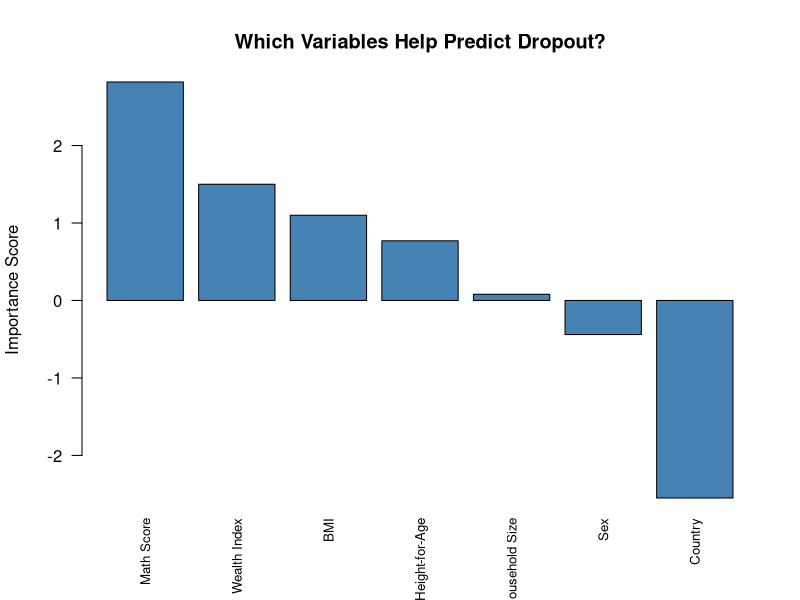
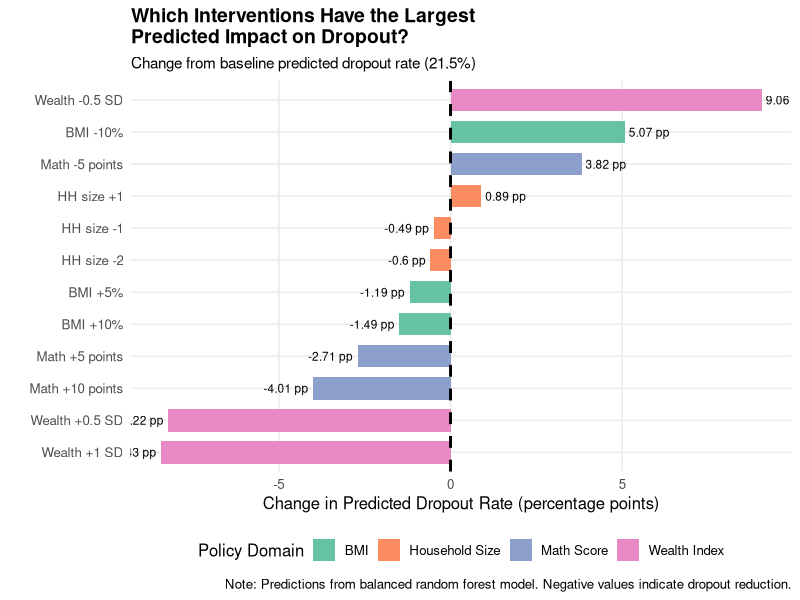

R code for these plots, in order:
## ---- chunk 1
#| label: setup
#| echo: false
#| output: false

library(readr)
library(dplyr)
library(ggplot2)
library(knitr)
library(randomForest)
library(tidyr)
library(patchwork)

data <- read_csv("young_lives_dropout_r3_r4.csv", show_col_types = FALSE)
## ---- chunk 2
#| label: sample-summary
#| echo: false
#| tbl-cap: "Sample Composition and Attrition by Country"

attrition_summary <- data %>%
  group_by(country) %>%
  summarise(
    Round_3_Total = n(),
    Round_4_Available = sum(!is.na(enrolled_r4)),
    Missing_R4 = sum(is.na(enrolled_r4)),
    Attrition_Pct = paste0(round(Missing_R4 / Round_3_Total * 100, 1), "%")
  )


combined <- data %>%
  summarise(
    country = "Combined",
    Round_3_Total = n(),
    Round_4_Available = sum(!is.na(enrolled_r4)),
    Missing_R4 = sum(is.na(enrolled_r4)),
    Attrition_Pct = paste0(round(Missing_R4 / Round_3_Total * 100, 1), "%")
  )

attrition_summary <- bind_rows(attrition_summary, combined)

kable(attrition_summary, 
      col.names = c("Country", "Round 3 Total", "Round 4 Available", 
                    "Missing Round 4", "Attrition Rate"),
      align = c("l", "r", "r", "r", "r"))
## ---- chunk 3
#| label: dropout-rates
#| echo: false
#| tbl-cap: "Dropout Rates in Analytical Sample"

# only complete cases (analytical sample)
model_data <- data %>%
  filter(!is.na(dropout), !is.na(bmi), !is.na(hhsize), 
         !is.na(wi), !is.na(math), !is.na(zhfa), !is.na(sex))

# Dropout by country
dropout_summary <- model_data %>%
  group_by(country) %>%
  summarise(
    Sample_Size = n(),
    Dropouts = sum(dropout == 1),
    Dropout_Rate = paste0(round(mean(dropout) * 100, 2), "%")
  )

combined <- model_data %>%
  summarise(
    country = "Combined",
    Sample_Size = n(),
    Dropouts = sum(dropout == 1),
    Dropout_Rate = paste0(round(mean(dropout) * 100, 2), "%")
  )

dropout_summary <- bind_rows(dropout_summary, combined)

kable(dropout_summary,
      col.names = c("Country", "Sample Size", "Dropouts", "Dropout Rate"),
      align = c("l", "r", "r", "r"))
## ---- chunk 4
#| label: descriptive-stats
#| echo: false
#| tbl-cap: "Descriptive Statistics for Predictor Variables"

desc_stats <- model_data %>%
  select(bmi, hhsize, wi, math, zhfa) %>%
  pivot_longer(everything(), names_to = "Variable", values_to = "Value") %>%
  group_by(Variable) %>%
  summarise(
    N = n(),
    Mean = round(mean(Value, na.rm = TRUE), 2),
    SD = round(sd(Value, na.rm = TRUE), 2),
    Min = round(min(Value, na.rm = TRUE), 2),
    Median = round(median(Value, na.rm = TRUE), 2),
    Max = round(max(Value, na.rm = TRUE), 2)
  )

# renaming variables
desc_stats$Variable <- c("BMI", "Household Size", "Math Score", 
                         "Wealth Index", "Height-for-Age Z-Score")


kable(desc_stats)
## ---- chunk 5

#| label: missing-data
#| echo: false
#| tbl-cap: "Missing Data on Predictor Variables"

missing_summary <- data %>%
  summarise(
    BMI = sum(is.na(bmi)),
    `Household Size` = sum(is.na(hhsize)),
    `Wealth Index` = sum(is.na(wi)),
    `Math Score` = sum(is.na(math)),
    `Height-for-Age Z-Score` = sum(is.na(zhfa))
  ) %>%
  pivot_longer(everything(), names_to = "Variable", values_to = "Missing") %>%
  mutate(
    Total = nrow(data),
    Missing_Pct = round(Missing / Total * 100, 1)
  )

kable(missing_summary, 
      col.names = c("Variable", "Missing (N)", "Total", "Missing (%)"))

## ---- chunk 6
#| label: logit-setup
#| echo: true

analysis_df <- model_data %>%
  filter(!is.na(dropout)) %>%
  mutate(
    dropout = factor(dropout, levels = c(0, 1)),
    country = factor(country),
    sex = factor(sex)
  )
## ---- chunk 7
#| label: logit-model1
#| echo: true

logit_m1 <- glm(
  dropout ~ zhfa + bmi,
  data = analysis_df,
  family = binomial
)

summary(logit_m1)
## ---- chunk 8
#| label: logit-model2
#| echo: true

logit_m2 <- glm(
  dropout ~ zhfa + bmi + math,
  data = analysis_df,
  family = binomial
)

summary(logit_m2)
## ---- chunk 9
#| label: logit-model3
#| echo: true

logit_m3 <- glm(
  dropout ~ zhfa + bmi + math + wi + hhsize + sex + country,
  data = analysis_df,
  family = binomial
)

summary(logit_m3)
## ---- chunk 10
#| label: logit-coefficient-table
#| echo: false

library(knitr)

# extracting coefficients from Model 3 (our final model)
coef_summary <- summary(logit_m3)$coefficients

coef_table <- data.frame(
  Variable = rownames(coef_summary),
  Coefficient = round(coef_summary[, 1], 3),
  Std_Error = round(coef_summary[, 2], 3),
  Z_Value = round(coef_summary[, 3], 3),
  P_Value = round(coef_summary[, 4], 3)
) %>%
  mutate(
    Sig = case_when(
      P_Value < 0.001 ~ "***",
      P_Value < 0.01 ~ "**",
      P_Value < 0.05 ~ "*",
      P_Value < 0.1 ~ ".",
      TRUE ~ ""
    )
  )

kable(coef_table,
      col.names = c("Variable", "Coefficient", "Std. Error", "Z-value", "P-value", ""),
      caption = "Logistic Regression Results: Full Model Predicting School Dropout")
## ---- chunk 11
#| label: logit-baseline
#| echo: true

# predicted probabilities
predicted_probs <- predict(logit_m3, type = "response")
baseline_logit <- mean(predicted_probs)

cat("Baseline predicted dropout rate (logistic regression):", 
    round(baseline_logit * 100, 2), "%\n")
## ---- chunk 12
#| label: bmi-math-correlation
#| echo: true

# testing correlation between BMI and math scores
cor.test(analysis_df$bmi, analysis_df$math, use = "complete.obs")
## ---- chunk 13
#| label: bmi-math-regression
#| echo: true

# our regression: Does BMI predict math scores?
lm_math <- lm(
  math ~ bmi + sex + country + hhsize + wi,
  data = analysis_df
)

summary(lm_math)
## ---- chunk 14
#| label: build-rf-models
#| echo: true

library(randomForest)

model_data$dropout <- as.factor(model_data$dropout)
model_data$sex <- as.factor(model_data$sex)
model_data$country <- as.factor(model_data$country)

# spliting data into training (70%) and test (30%) sets
set.seed(1234)
train_idx <- sample(1:nrow(model_data), size = 0.7 * nrow(model_data))
train <- model_data[train_idx, ]
test <- model_data[-train_idx, ]

# 1: Standard random forest
rf_standard <- randomForest(
  dropout ~ bmi + hhsize + wi + math + zhfa + sex + country,
  data = train,
  ntree = 500,
  importance = TRUE
)

# 2: Weighted random forest
rf_weighted <- randomForest(
  dropout ~ bmi + hhsize + wi + math + zhfa + sex + country,
  data = train,
  ntree = 500,
  classwt = c("0" = 1, "1" = 50),
  importance = TRUE
)

# 3: Balanced random forest
dropout_cases <- train[train$dropout == 1, ]
no_dropout_cases <- train[train$dropout == 0, ]

set.seed(1234)
sampled_no_dropout <- no_dropout_cases[sample(1:nrow(no_dropout_cases), 
                                                nrow(dropout_cases) * 3), ]
train_balanced <- rbind(dropout_cases, sampled_no_dropout)

rf_balanced <- randomForest(
  dropout ~ bmi + hhsize + wi + math + zhfa + sex + country,
  data = train_balanced,
  ntree = 500,
  importance = TRUE
)

# predictions on test set
pred_standard <- predict(rf_standard, test)
pred_weighted <- predict(rf_weighted, test)
pred_balanced <- predict(rf_balanced, test)
## ---- chunk 15
#| label: model-comparison
#| echo: false

calculate_metrics <- function(conf_matrix) {
  if (nrow(conf_matrix) < 2 || ncol(conf_matrix) < 2) {
    return(c(Accuracy = sum(diag(conf_matrix)) / sum(conf_matrix), 
             Precision = 0, Recall = 0, F1_Score = 0))
  }
  
  TP <- conf_matrix[2, 2]
  TN <- conf_matrix[1, 1]
  FP <- conf_matrix[2, 1]
  FN <- conf_matrix[1, 2]
  
  accuracy <- (TP + TN) / sum(conf_matrix)
  precision <- ifelse(TP + FP > 0, TP / (TP + FP), 0)
  recall <- ifelse(TP + FN > 0, TP / (TP + FN), 0)
  f1 <- ifelse(precision + recall > 0, 
               2 * (precision * recall) / (precision + recall), 0)
  
  return(c(Accuracy = accuracy, Precision = precision, 
           Recall = recall, F1_Score = f1))
}

# confusion matrices
conf_standard <- table(Predicted = pred_standard, Actual = test$dropout)
conf_weighted <- table(Predicted = pred_weighted, Actual = test$dropout)
conf_balanced <- table(Predicted = pred_balanced, Actual = test$dropout)

# metrics
metrics_standard <- calculate_metrics(conf_standard)
metrics_weighted <- calculate_metrics(conf_weighted)
metrics_balanced <- calculate_metrics(conf_balanced)

# comparison table
comparison <- data.frame(
  Approach = c("Standard RF", "Weighted RF", "Balanced RF"),
  Accuracy = round(c(metrics_standard[1], metrics_weighted[1], metrics_balanced[1]), 3),
  Precision = round(c(metrics_standard[2], metrics_weighted[2], metrics_balanced[2]), 3),
  Recall = round(c(metrics_standard[3], metrics_weighted[3], metrics_balanced[3]), 3),
  F1_Score = round(c(metrics_standard[4], metrics_weighted[4], metrics_balanced[4]), 3)
)

kable(comparison,
      caption = "Performance Comparison of Random Forest Approaches",
      col.names = c("Approach", "Accuracy", "Precision", "Recall", "F1-Score"))
## ---- chunk 16
#| label: variable-importance
#| echo: true

# variable importance from our balanced random forest
importance_scores <- importance(rf_balanced)

importance_df <- data.frame(
  Variable = rownames(importance_scores),
  Importance = round(importance_scores[, 2], 2)
)

# justsorting from most to least important
importance_df <- importance_df[order(-importance_df$Importance), ]

importance_df$Variable <- c("Math Score", "Wealth Index", "BMI", 
                            "Height-for-Age", "Household Size", 
                            "Sex", "Country")

kable(importance_df, 
      row.names = FALSE,
      col.names = c("Variable", "Importance Score"),
      caption = "Which Variables Best Predict Dropout?")
## ---- chunk 17
#| label: importance-plot
#| echo: false
#| fig-cap: "Variable Importance Rankings"
#| fig-height: 5
#| fig-width: 7

barplot(importance_df$Importance, 
        names.arg = importance_df$Variable,
        las = 2,
        col = "steelblue",
        main = "Which Variables Help Predict Dropout?",
        ylab = "Importance Score",
        cex.names = 0.8)
## ---- chunk 18
#| label: run-sensitivity-balanced


library(dplyr)
library(randomForest)


# 1. BALANCE DATA 
train_dropout_all <- model_data[model_data$dropout == 1, ]
train_no_dropout_all <- model_data[model_data$dropout == 0, ]

# Downsample non-dropout to match dropout count * 3
set.seed(1234)
train_no_dropout_sampled <- train_no_dropout_all[
  sample(nrow(train_no_dropout_all), nrow(train_dropout_all) * 3),
]

model_data_balanced <- rbind(
  train_dropout_all,
  train_no_dropout_sampled
)

# 2. RANDOM FOREST MODEL

rf_model <- randomForest(
  dropout ~ bmi + hhsize + wi + math + zhfa + sex + country,
  data = model_data_balanced,
  ntree = 500,
  importance = TRUE
)


# 3. BASELINE PREDICTIONS 
baseline_pred <- predict(rf_model, model_data, type = "prob")[,2]
baseline_rate <- mean(baseline_pred)


# 4. BMI SCENARIOS 
scenario_bmi_5 <- model_data %>% mutate(bmi = bmi * 1.05)
rate_bmi_5 <- mean(predict(rf_model, scenario_bmi_5, type = "prob")[,2])

scenario_bmi_10 <- model_data %>% mutate(bmi = bmi * 1.10)
rate_bmi_10 <- mean(predict(rf_model, scenario_bmi_10, type = "prob")[,2])

scenario_bmi_neg10 <- model_data %>% mutate(bmi = bmi * 0.90)
rate_bmi_neg10 <- mean(predict(rf_model, scenario_bmi_neg10, type = "prob")[,2])


# 5. HOUSEHOLD SIZE SCENARIOS 

scenario_hhsize_minus1 <- model_data %>%
  mutate(hhsize = pmax(1, hhsize - 1))
rate_hhsize_minus1 <- mean(
  predict(rf_model, scenario_hhsize_minus1, type = "prob")[,2]
)

scenario_hhsize_minus2 <- model_data %>%
  mutate(hhsize = pmax(1, hhsize - 2))
rate_hhsize_minus2 <- mean(
  predict(rf_model, scenario_hhsize_minus2, type = "prob")[,2]
)

scenario_hhsize_plus1 <- model_data %>%
  mutate(hhsize = hhsize + 1)
rate_hhsize_plus1 <- mean(
  predict(rf_model, scenario_hhsize_plus1, type = "prob")[,2]
)

# 6. MATH SCENARIOS 

rate_math_minus5 <- mean(
  predict(
    rf_model,
    model_data %>% mutate(math = math - 5),
    type = "prob"
  )[,2]
)

rate_math_plus5 <- mean(
  predict(
    rf_model,
    model_data %>% mutate(math = math + 5),
    type = "prob"
  )[,2]
)

rate_math_plus10 <- mean(
  predict(
    rf_model,
    model_data %>% mutate(math = math + 10),
    type = "prob"
  )[,2]
)


# 7. WEALTH (WI) SCENARIO
# Wealth +0.5 SD AND Math +5

rate_wi_minus05 <- mean(
  predict(
    rf_model,
    model_data %>% mutate(wi = wi - 0.5),
    type = "prob"
  )[,2]
)

rate_wi_plus05 <- mean(
  predict(
    rf_model,
    model_data %>% mutate(wi = wi + 0.5),
    type = "prob"
  )[,2]
)

rate_wi_plus1 <- mean(
  predict(
    rf_model,
    model_data %>% mutate(wi = wi + 1),
    type = "prob"
  )[,2]
)

# 7. FINAL SENSITIVITY TABLE 
sensitivity_results <- data.frame(
  Scenario = c(
    "Baseline",
    "BMI -10%", "BMI +5%", "BMI +10%",
    "HH size -2", "HH size -1", "HH size +1",
    "Wealth -0.5 SD", "Wealth +0.5 SD", "Wealth +1 SD",
    "Math -5 points", "Math +5 points", "Math +10 points"
  ),
  Dropout_Rate = c(
    baseline_rate,
    rate_bmi_neg10, rate_bmi_5, rate_bmi_10,
    rate_hhsize_minus2, rate_hhsize_minus1, rate_hhsize_plus1,
    rate_wi_minus05, rate_wi_plus05, rate_wi_plus1,
    rate_math_minus5, rate_math_plus5, rate_math_plus10
  ),
  Variable = c(
    "Baseline",
    "BMI", "BMI", "BMI",
    "Household Size", "Household Size", "Household Size",
    "Wealth Index", "Wealth Index", "Wealth Index",
    "Math Score", "Math Score", "Math Score"
  )
)

sensitivity_results$Change_from_Baseline <-
  (sensitivity_results$Dropout_Rate - baseline_rate) * 100

## ---- chunk 19
#| label: sensitivity-analysis-complete
#| echo: false

library(knitr)
library(ggplot2)

# our table
sens_display <- sensitivity_results %>%
  mutate(
    Dropout_Rate_Pct = paste0(round(Dropout_Rate * 100, 2), "%"),
    Change_PP = paste0(
      ifelse(Change_from_Baseline > 0, "+", ""),
      round(Change_from_Baseline, 2), " pp"
    )
  ) %>%
  select(Scenario, Dropout_Rate_Pct, Change_PP, Variable)

kable(sens_display,
      col.names = c("Scenario", "Predicted Dropout Rate", "Change from Baseline", "Variable"),
      caption = "Sensitivity Analysis: Predicted Impact of Changing Risk Factors")

# our plot
plot_data <- sensitivity_results %>%
  filter(Scenario != "Baseline") %>%
  arrange(Change_from_Baseline)

ggplot(plot_data, 
       aes(x = reorder(Scenario, Change_from_Baseline),
           y = Change_from_Baseline,
           fill = Variable)) +
  geom_col(width = 0.7) +
  geom_hline(yintercept = 0, linetype = "dashed", linewidth = 1) +
  coord_flip() +
  scale_fill_brewer(palette = "Set2") +
  labs(
    title = "Which Interventions Have the Largest\nPredicted Impact on Dropout?",
    subtitle = paste0("Change from baseline predicted dropout rate (", 
                      round(baseline_rate * 100, 2), "%)"),
    x = "",
    y = "Change in Predicted Dropout Rate (percentage points)",
    fill = "Policy Domain",
    caption = "Note: Predictions from balanced random forest model. Negative values indicate dropout reduction."
  ) +
  theme_minimal(base_size = 12) +
  theme(
    plot.title = element_text(size = 14, face = "bold"),
    plot.subtitle = element_text(size = 11),
    legend.position = "bottom",
    panel.grid.minor = element_blank()
  ) +
  geom_text(
    aes(label = paste0(round(Change_from_Baseline, 2), " pp")),
    hjust = ifelse(plot_data$Change_from_Baseline > 0, -0.1, 1.1),
    size = 3
  )
